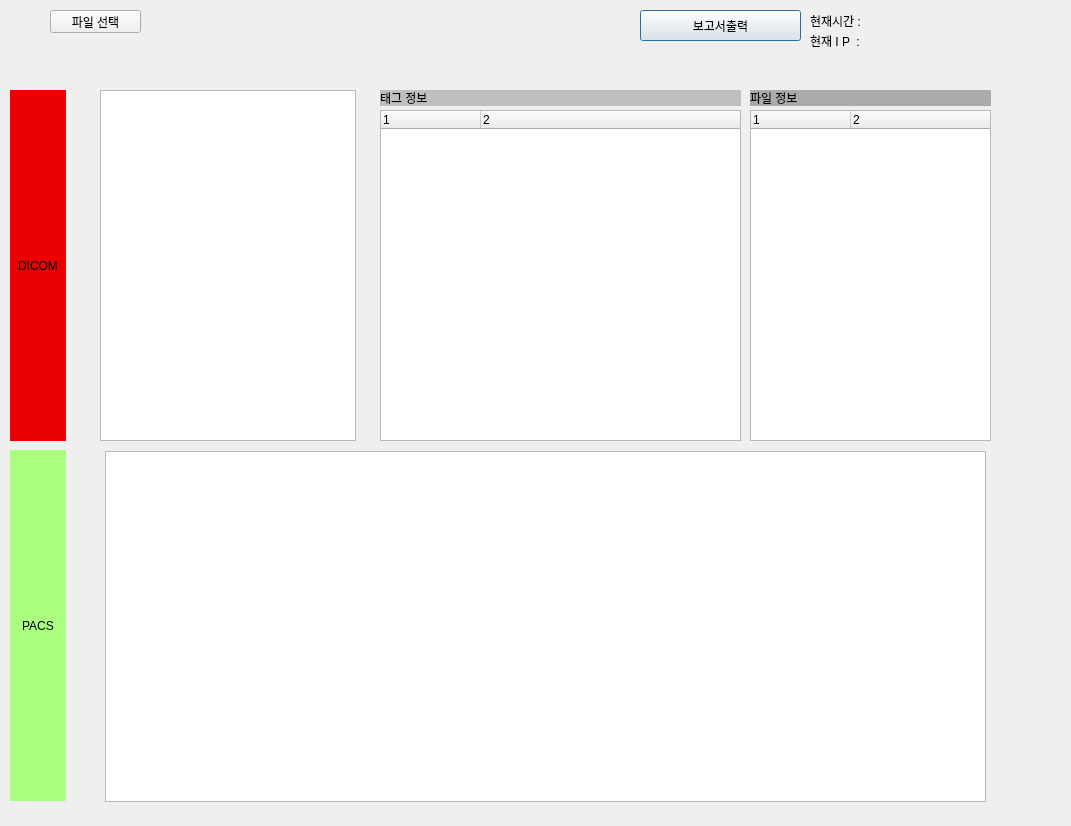
<?xml version="1.0" encoding="UTF-8"?>
<ui version="4.0">
 <class>Dialog</class>
 <widget class="QDialog" name="Dialog">
  <property name="geometry">
   <rect>
    <x>0</x>
    <y>0</y>
    <width>1071</width>
    <height>826</height>
   </rect>
  </property>
  <property name="windowTitle">
   <string>Dialog</string>
  </property>
  <widget class="QPushButton" name="pushButton">
   <property name="geometry">
    <rect>
     <x>640</x>
     <y>10</y>
     <width>161</width>
     <height>31</height>
    </rect>
   </property>
   <property name="text">
    <string>보고서출력</string>
   </property>
  </widget>
  <widget class="QLabel" name="label">
   <property name="geometry">
    <rect>
     <x>810</x>
     <y>30</y>
     <width>241</width>
     <height>21</height>
    </rect>
   </property>
   <property name="text">
    <string>현재 I P  : </string>
   </property>
  </widget>
  <widget class="QLabel" name="label_2">
   <property name="geometry">
    <rect>
     <x>810</x>
     <y>10</y>
     <width>241</width>
     <height>21</height>
    </rect>
   </property>
   <property name="text">
    <string>현재시간 : </string>
   </property>
  </widget>
  <widget class="QLabel" name="dicomTags_lable">
   <property name="geometry">
    <rect>
     <x>750</x>
     <y>90</y>
     <width>241</width>
     <height>16</height>
    </rect>
   </property>
   <property name="styleSheet">
    <string notr="true">background-color: rgb(171, 171, 171);</string>
   </property>
   <property name="text">
    <string>파일 정보</string>
   </property>
  </widget>
  <widget class="QPushButton" name="fileSelect">
   <property name="enabled">
    <bool>true</bool>
   </property>
   <property name="geometry">
    <rect>
     <x>50</x>
     <y>10</y>
     <width>91</width>
     <height>23</height>
    </rect>
   </property>
   <property name="contextMenuPolicy">
    <enum>Qt::ActionsContextMenu</enum>
   </property>
   <property name="text">
    <string>파일 선택</string>
   </property>
  </widget>
  <widget class="QLabel" name="file_Forgery_Position_text">
   <property name="geometry">
    <rect>
     <x>110</x>
     <y>120</y>
     <width>261</width>
     <height>16</height>
    </rect>
   </property>
   <property name="text">
    <string/>
   </property>
  </widget>
  <widget class="QTreeWidget" name="tagtree">
   <property name="geometry">
    <rect>
     <x>380</x>
     <y>110</y>
     <width>361</width>
     <height>331</height>
    </rect>
   </property>
   <property name="contextMenuPolicy">
    <enum>Qt::ActionsContextMenu</enum>
   </property>
   <column>
    <property name="text">
     <string notr="true">1</string>
    </property>
   </column>
   <column>
    <property name="text">
     <string>2</string>
    </property>
   </column>
  </widget>
  <widget class="QLabel" name="label_6">
   <property name="geometry">
    <rect>
     <x>380</x>
     <y>90</y>
     <width>361</width>
     <height>16</height>
    </rect>
   </property>
   <property name="styleSheet">
    <string notr="true">background-color: rgb(191, 191, 191);</string>
   </property>
   <property name="text">
    <string>태그 정보</string>
   </property>
  </widget>
  <widget class="QLabel" name="file_isForgery_text">
   <property name="geometry">
    <rect>
     <x>110</x>
     <y>90</y>
     <width>261</width>
     <height>16</height>
    </rect>
   </property>
   <property name="text">
    <string/>
   </property>
  </widget>
  <widget class="QListWidget" name="dcmlist">
   <property name="geometry">
    <rect>
     <x>100</x>
     <y>90</y>
     <width>256</width>
     <height>351</height>
    </rect>
   </property>
  </widget>
  <widget class="QLabel" name="label_3">
   <property name="geometry">
    <rect>
     <x>10</x>
     <y>90</y>
     <width>56</width>
     <height>351</height>
    </rect>
   </property>
   <property name="styleSheet">
    <string notr="true">background-color: rgb(234, 0, 0);

alternate-background-color: rgb(170, 255, 127);</string>
   </property>
   <property name="text">
    <string>DICOM</string>
   </property>
   <property name="alignment">
    <set>Qt::AlignCenter</set>
   </property>
  </widget>
  <widget class="QLabel" name="label_4">
   <property name="geometry">
    <rect>
     <x>10</x>
     <y>450</y>
     <width>56</width>
     <height>351</height>
    </rect>
   </property>
   <property name="styleSheet">
    <string notr="true">background-color: rgb(170, 255, 127)</string>
   </property>
   <property name="text">
    <string>PACS</string>
   </property>
   <property name="alignment">
    <set>Qt::AlignCenter</set>
   </property>
  </widget>
  <widget class="QTreeWidget" name="fileinfotree">
   <property name="geometry">
    <rect>
     <x>750</x>
     <y>110</y>
     <width>241</width>
     <height>331</height>
    </rect>
   </property>
   <property name="columnCount">
    <number>2</number>
   </property>
   <column>
    <property name="text">
     <string notr="true">1</string>
    </property>
   </column>
   <column>
    <property name="text">
     <string notr="true">2</string>
    </property>
   </column>
  </widget>
  <widget class="QTableWidget" name="tableWidget">
   <property name="geometry">
    <rect>
     <x>105</x>
     <y>451</y>
     <width>881</width>
     <height>351</height>
    </rect>
   </property>
  </widget>
 </widget>
 <resources/>
 <connections/>
</ui>
